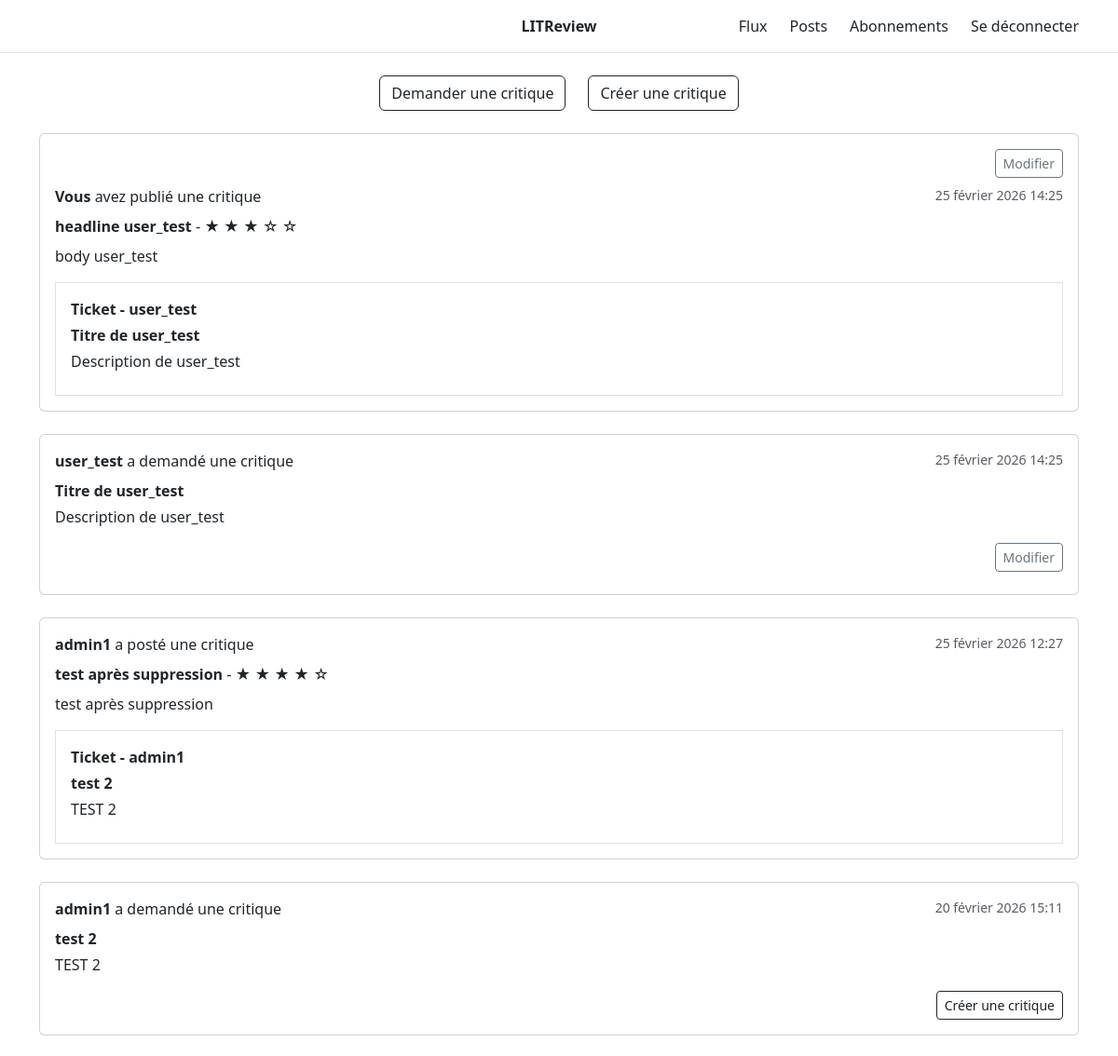
The app's page / (signed in, upper part), older data.
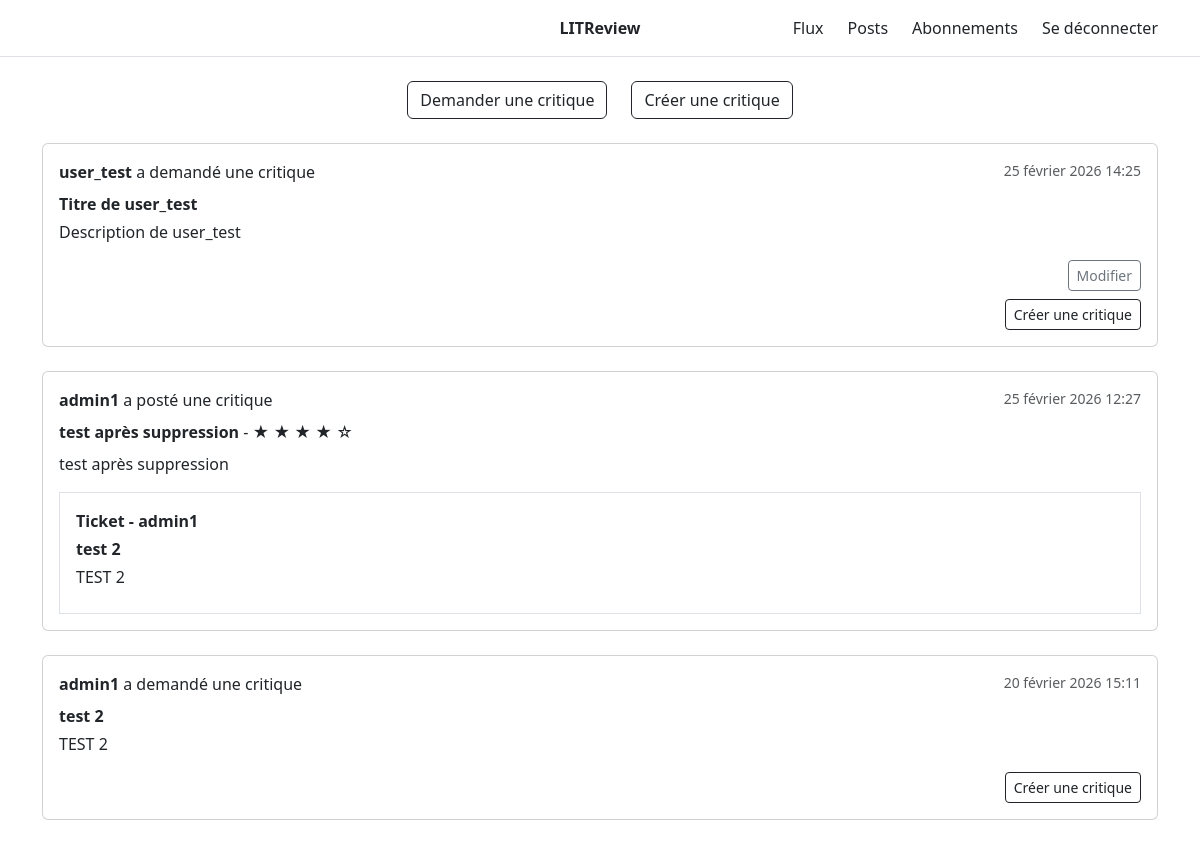
The same page, newer data.
### reviews/models.py (models this page shows)
class Review(models.Model):
    ticket = models.ForeignKey(to=Ticket, on_delete=models.CASCADE)
    rating = models.PositiveSmallIntegerField(
        validators=[
            MinValueValidator(0),  # minimum autorisé
            MaxValueValidator(5),  # maximum autorisé
        ]
    )
    headline = models.CharField(max_length=128)
    body = models.TextField(max_length=8192, blank=True)
    user = models.ForeignKey(to=settings.AUTH_USER_MODEL, on_delete=models.CASCADE)
    time_created = models.DateTimeField(auto_now_add=True)

class Ticket(models.Model):
    title = models.CharField(max_length=128)
    description = models.TextField(max_length=2048, blank=True)
    user = models.ForeignKey(settings.AUTH_USER_MODEL, on_delete=models.CASCADE)
    image = models.ImageField(null=True, blank=True)
    time_created = models.DateTimeField(auto_now_add=True)

### users/models.py (models this page shows)
class User(AbstractUser):
    pass

### reviews/views/feed.py (the view)
# urls.py: path("", views.feed, name="feed"),
@login_required
def feed(request):
    followed_users = UserFollows.objects.filter(
        user=request.user  # Correspond à l'utilisateur connecté
    ).values_list("followed_user", flat=True)
    blocked_ids = UserBlock.objects.filter(blocker=request.user).values_list(
        "blocked_id", flat=True
    )
    blockers_ids = UserBlock.objects.filter(blocked=request.user).values_list(
        "blocker_id", flat=True
    )
    excluded_user_ids = list(blocked_ids) + list(blockers_ids)
    tickets = Ticket.objects.filter(
        Q(user__in=followed_users) | Q(user=request.user)
    ).exclude(user__in=excluded_user_ids)
    reviews = Review.objects.filter(
        Q(user__in=followed_users)  # Reviews écrites par les utilisateurs que tu suis.
        | Q(user=request.user)  # Mes propres reviews.
        | Q(ticket__user=request.user)  # reviews faites sur MES tickets
    ).exclude(user__in=excluded_user_ids)
    tickets = tickets.annotate(content_type=Value("TICKET", CharField()))
    reviews = reviews.annotate(content_type=Value("REVIEW", CharField()))
    posts = sorted(
        chain(tickets, reviews), key=lambda post: post.time_created, reverse=True
    )
    reviewed_ticket_ids = set(
        Review.objects.filter(user=request.user).values_list("ticket_id", flat=True)
    )
    return render(
        request,
        "users/feed.html",
        {
            "posts": posts,
            "reviewed_ticket_ids": reviewed_ticket_ids,
        },
    )

### users/templates/users/feed.html
{% extends "base.html" %}
{% block content %}
<div class="container py-4">
  <div class="d-flex justify-content-center gap-4 mb-4">
    <a href="{% url 'ticket_view' %}" class="btn btn-outline-dark">
      Demander une critique
    </a>
    <a href="{% url 'review_ticket_view' %}" class="btn btn-outline-dark">
      Créer une critique
    </a>
  </div>
  {% for post in posts %}
    {% if post.content_type == "TICKET" %}
      {% include "snippets/ticket_snippet.html" %}
    {% elif post.content_type == "REVIEW" %}
      {% include "snippets/review_snippet.html" %}
    {% endif %}
  {% empty %}
    <p>Aucun contenu dans votre flux.</p>
  {% endfor %}
</div>
{% endblock %}

### templates/base.html (shortened to what this page needs)
{% load static %}
<!DOCTYPE html>
<html lang="fr">
<head>
    <link rel="stylesheet" href="{% static 'css/style.css' %}">
    <link href="https://cdn.jsdelivr.net/npm/bootstrap@5.3.3/dist/css/bootstrap.min.css" rel="stylesheet">
</head>
<body>
    {% include "header.html" %}
    {% block content %} {% endblock %}
</body>
</html>

### templates/header.html
<nav class="border-bottom">
    <div class="container py-3 position-relative">
      <div class="position-absolute top-50 start-50 translate-middle">
        {% if user.is_authenticated %}
          <a href="{% url 'feed' %}" class="text-decoration-none text-dark fw-semibold">
            LITReview
          </a>
        {% else %}
          <a href="{% url 'login' %}" class="text-decoration-none text-dark fw-semibold">
            LITReview
          </a>
        {% endif %}
      </div>
      {% if user.is_authenticated %}
        <div class="d-flex justify-content-end gap-4">
          <a href="{% url 'feed' %}" class="text-decoration-none text-dark">Flux</a>
          <a href="{% url 'ticket_view' %}" class="text-decoration-none text-dark">Posts</a>
          <a href="{% url 'follows' %}" class="text-decoration-none text-dark">Abonnements</a>
          <a href="{% url 'logout' %}" class="text-decoration-none text-dark">Se déconnecter</a>
        </div>
      {% endif %}
    </div>
  </nav>

### users/templates/snippets/ticket_snippet.html (shortened to what this page needs)
<div class="card mb-4">
    <div class="card-body">
      <div class="d-flex justify-content-between">
        <p class="mb-2">
          <strong>{{ post.user.username }}</strong> a demandé une critique
        </p>
        <p class="text-muted small mb-2">
          {{ post.time_created }}
        </p>
      </div>
      <p class="mb-1"><strong>{{ post.title }}</strong></p>
      <p class="mb-3">{{ post.description }}</p>
        {% if post.user == user %}
    <div class="d-flex justify-content-end mb-2">
        <a href="{% url 'ticket_edit' post.id %}" class="btn btn-sm btn-outline-secondary">
        Modifier
        </a>
    </div>
    {% endif %}
      {% if post.id not in reviewed_ticket_ids %}
        <div class="d-flex justify-content-end">
          <a href="{% url 'review_response' post.id %}" class="btn btn-outline-dark btn-sm">
            Créer une critique
          </a>
        </div>
      {% endif %}
    </div>
  </div>

### users/templates/snippets/review_snippet.html (shortened to what this page needs)
<div class="card mb-4">
    <div class="card-body">
    {% if post.user == user %}
        <div class="d-flex justify-content-end mb-2">
            <a href="{% url 'review_edit' post.id %}" class="btn btn-sm btn-outline-secondary">
            Modifier
            </a>
        </div>
    {% endif %}
      <div class="d-flex justify-content-between">
        <p class="mb-2">
          {% if post.user == user %}
            <strong>Vous</strong> avez publié une critique
          {% else %}
            <strong>{{ post.user.username }}</strong> a posté une critique
          {% endif %}
        </p>
        <p class="text-muted small mb-2">
          {{ post.time_created }}
        </p>
      </div>
      <p class="mb-2">
        <strong>{{ post.headline }}</strong>
        -
        {% for _ in "12345" %}
          {% if forloop.counter <= post.rating %}
            ★
          {% else %}
            ☆
          {% endif %}
        {% endfor %}
      </p>
      <p class="mb-3">{{ post.body }}</p>
      <div class="border p-3">
        <p class="mb-1"><strong>Ticket - {{ post.ticket.user.username }}</strong></p>
        <p class="mb-1"><strong>{{ post.ticket.title }}</strong></p>
        <p class="mb-2">{{ post.ticket.description }}</p>
      </div>
    </div>
  </div>

Row changes from the older to the newer data that the page shows:
removed Review: shows "Modifier", shows "Vous", time_created "25 février 2026 14:25", headline "headline user_test", rating 3 (drawn), body "body user_test", ticket.user.username "user_test", ticket "Titre de user_test", ticket.description "Description de user_test"
shown differently, row unchanged: Ticket "Titre de user_test": now shows "Créer une critique"
